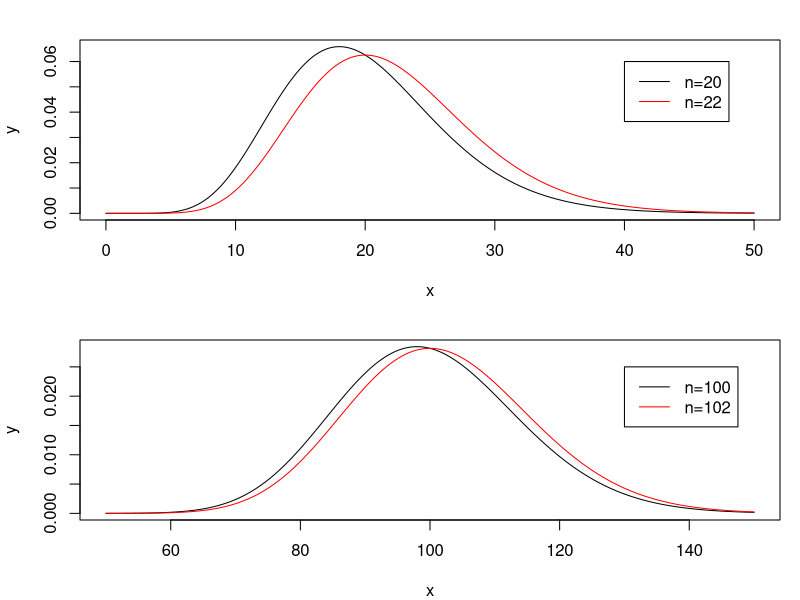

Write the R code that produced this figure.
## ---- chunk 1
knitr::opts_chunk$set(echo = TRUE)
## ---- chunk 2
n = 20
x = seq(0,50,by=0.001)
y1 = dchisq(x,n)
y2  = dchisq(x,n+2)
par(mar=c(4,4,2,1),mfcol=c(2,1))
plot(x,y1,type="l",ylab="y")
lines(x,y2,col="red")
legend(40,0.06,legend=c("n=20","n=22"),lty=c(1,1),col=c("black","red"))
n = 100
x = seq(50,150,by=0.001)
y1 = dchisq(x,n)
y2  = dchisq(x,n+2)
plot(x,y1,type="l",ylab="y") 
lines(x,y2,col="red")
legend(130,0.025,legend=c("n=100","n=102"),lty=c(1,1),col=c("black","red"))
## ---- chunk 3
myfun <- function(c,n,alpha)
  pchisq(qchisq(pchisq(c,2*n)+1-alpha,2*n),2*n+2)-pchisq(c,2*n+2)-1+alpha

mysolver <- function(n,alpha){
  a = qchisq(alpha/2,2*n)
  b = qchisq(alpha/2,2*n+2)
  ## solve the equation by using the root finding algorithm
  r = uniroot(myfun,n=n,alpha=alpha,interval = c(a,b))
  c1 = r$root
  c2 = qchisq(pchisq(c1,2*n)+1-alpha,2*n)
  err1 = pchisq(c2,2*n+2)-pchisq(c1,2*n+2)-1+alpha #check the error for eq. (2)
  ## the approximate method
  c11 = qchisq(alpha/2,2*n)
  c22 = qchisq(1-alpha/2,2*n)
  err2 = pchisq(c22,2*n+2)-pchisq(c11,2*n+2)-1+alpha #check the error for eq. (2)
  output = data.frame(exact=c(c1,c2,abs(err1)),rough=c(c11,c22,abs(err2)),
                      row.names = c("C1","C2","error"))
  return(output)
}
alpha = 0.5
n = 10
output = mysolver(n,alpha)
knitr::kable(output,"html",caption = "n=10, alpha=0.05")
## ---- chunk 4
n = 100
output = mysolver(n,alpha)
knitr::kable(output,"html",caption = "n=100, alpha=0.05")
